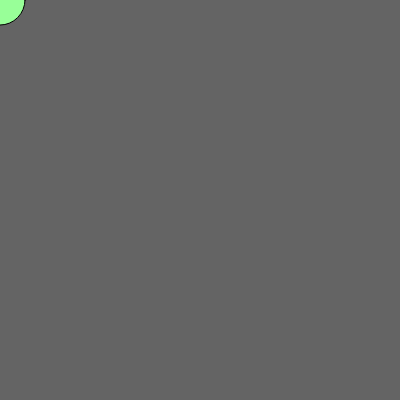
Frame 1 (no input)
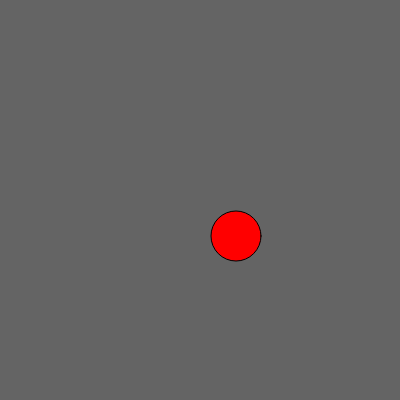
Frame 60 (no input)
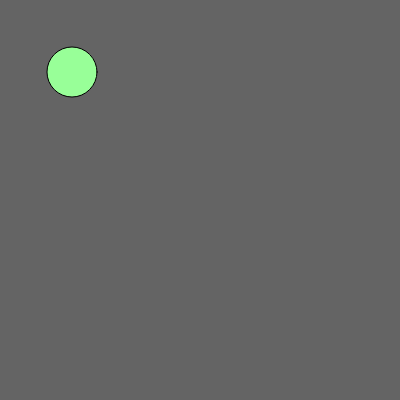
Frame 120 (the mouse pressed at the canvas centre since frame 60)

The p5.js sketch that drew these frames (run headless with seeded random() and noise() and a simulated clock; from frame 60 on, the mouse is pressed at the canvas centre):

// p5.js sketch
// ── sketch.js
let x = 0
function setup() {
  createCanvas(400, 400);
}

function draw() {
  background(100);
  
  if (x > width / 2) {
    fill(255, 0, 0);
  } else {
    stroke(0);
  fill(152, 255, 152);
  } 
  circle(x, x, 50);
  
  x = x + 4
  
  if (x > width) {
    x = 0
  }
}
